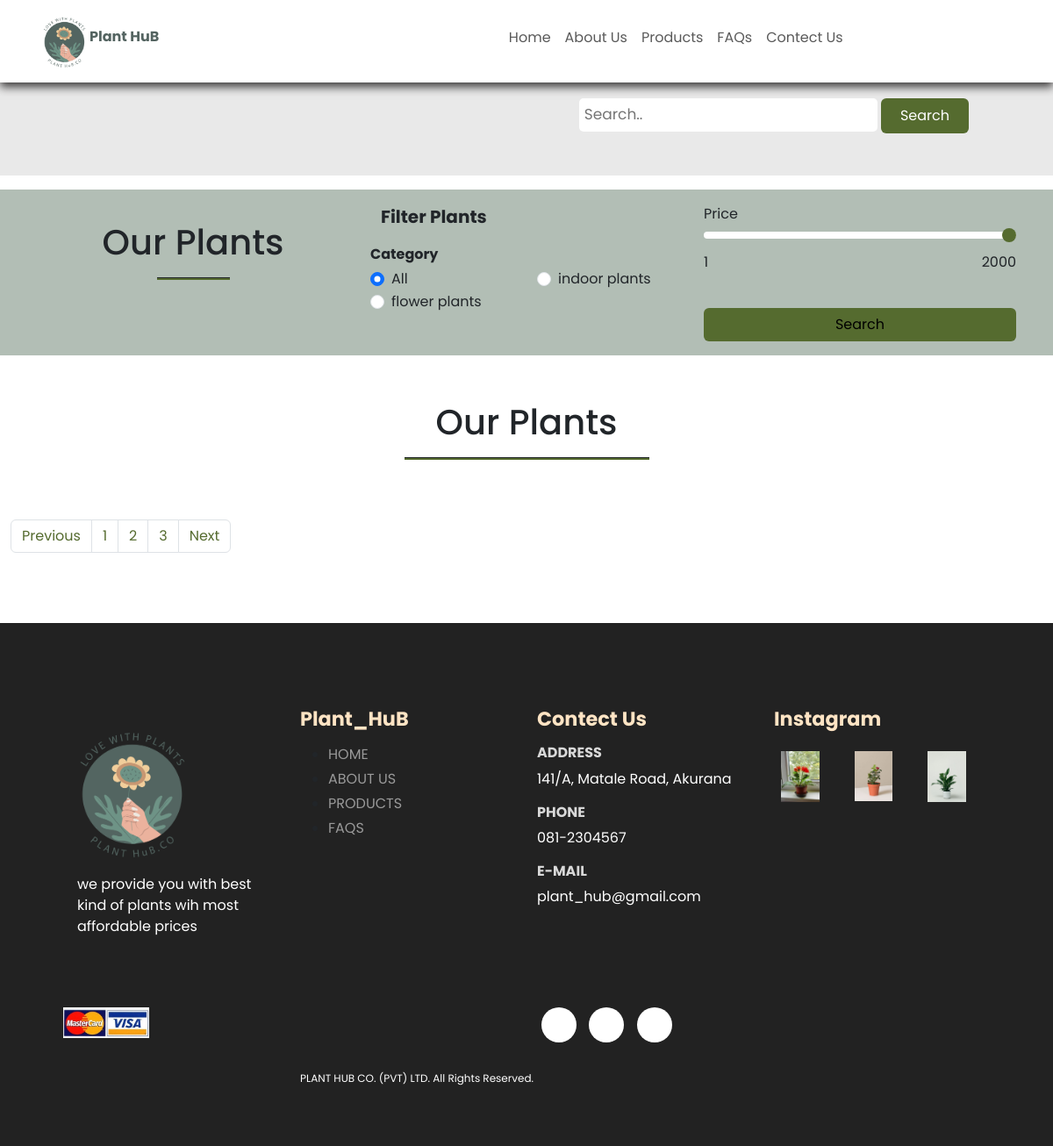
The page /search_product.php on the database its author committed.
### tables this page shows
CREATE TABLE `categories` (
  `category_id` int(11) NOT NULL,
  `category_title` varchar(100) NOT NULL
);

### functions/common_function.php (the view, shortened to what this page needs)
<?php
include("./includes/connect.php");
function getCategories()
{
  global $con;
  $select_categories = "select * from categories";
  $result_categories = mysqli_query($con, $select_categories);
  echo "
  <div class='col-sm-6'>
                <div class='form-check'>
                  <input type='radio' name='category_id' value='all_cat' id='category_one' class='form-check-input ' checked/>
                  <label for='category_one' class='form-check-label'>All</label>
                </div>
              </div>
  ";
  while ($row_data = mysqli_fetch_assoc($result_categories)) {
    $category_title = $row_data['category_title'];
    $category_id = $row_data['category_id'];
    echo "
    <div class='col-sm-6'>
      <div class='form-check'>
        <input type='radio' name='category_id' value='$category_id' id='category_$category_id' class='form-check-input' ";
    if (isset($_GET['category_id']) && $_GET['category_id'] == $category_id) {
      echo "checked";
    }
    echo ">
        <label for='category_$category_id' class='form-check-label'>$category_title</label>
      </div>
    </div>
    ";
  }
}

### css/styles.css (style rules this page uses)
* { margin: 0; padding: 0; box-sizing: border-box; }
body { font-family: 'Poppins', sans-serif; }
#category_one { accent-color: red; }

### search_product.php (style rules this page uses)
#category_one { accent-color: red; }

### rows shown on the page
categories: category_title "indoor plants"
categories: category_title "flower plants"
